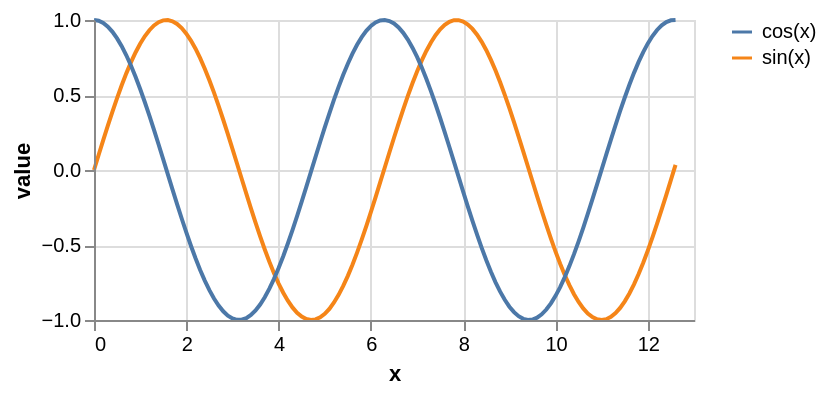

The Vega-Lite source for this figure:
### Vega specification from a JSON file in a GitHub repository (floating-point values rounded to 4 significant figures)
{"$schema": "https://vega.github.io/schema/vega/v5.json", "description": "Plots two functions using a generated sequence.", "autosize": "pad", "padding": 5, "width": 300, "height": 150, "style": "cell", "data": [{"name": "source_0", "transform": [{"type": "sequence", "start": 0, "stop": 12.7, "step": 0.1, "as": "x"}, {"type": "formula", "expr": "sin(datum.x)", "as": "sin(x)"}, {"type": "formula", "expr": "cos(datum.x)", "as": "cos(x)"}, {"type": "fold", "fields": ["sin(x)", "cos(x)"], "as": ["key", "value"]}]}], "marks": [{"name": "pathgroup", "type": "group", "from": {"facet": {"name": "faceted_path_main", "data": "source_0", "groupby": ["key"]}}, "encode": {"update": {"width": {"field": {"group": "width"}}, "height": {"field": {"group": "height"}}}}, "marks": [{"name": "marks", "type": "line", "style": ["line"], "sort": {"field": "datum[\"x\"]"}, "from": {"data": "faceted_path_main"}, "encode": {"update": {"stroke": {"scale": "color", "field": "key"}, "tooltip": {"signal": "{\"x\": format(datum[\"x\"], \"\"), \"value\": format(datum[\"value\"], \"\"), \"key\": ''+datum[\"key\"]}"}, "x": {"scale": "x", "field": "x"}, "y": {"scale": "y", "field": "value"}, "defined": {"signal": "datum[\"x\"] !== null && !isNaN(datum[\"x\"]) && datum[\"value\"] !== null && !isNaN(datum[\"value\"])"}}}}]}], "scales": [{"name": "x", "type": "linear", "domain": {"data": "source_0", "field": "x"}, "range": [0, {"signal": "width"}], "nice": true, "zero": false}, {"name": "y", "type": "linear", "domain": {"data": "source_0", "field": "value"}, "range": [{"signal": "height"}, 0], "nice": true, "zero": true}, {"name": "color", "type": "ordinal", "domain": {"data": "source_0", "field": "key", "sort": true}, "range": "category"}], "axes": [{"scale": "x", "orient": "bottom", "grid": false, "title": "x", "labelFlush": true, "labelOverlap": true, "tickCount": {"signal": "ceil(width/40)"}, "zindex": 1}, {"scale": "x", "orient": "bottom", "gridScale": "y", "grid": true, "tickCount": {"signal": "ceil(width/40)"}, "domain": false, "labels": false, "maxExtent": 0, "minExtent": 0, "ticks": false, "zindex": 0}, {"scale": "y", "orient": "left", "grid": false, "title": "value", "labelOverlap": true, "tickCount": {"signal": "ceil(height/40)"}, "zindex": 1}, {"scale": "y", "orient": "left", "gridScale": "x", "grid": true, "tickCount": {"signal": "ceil(height/40)"}, "domain": false, "labels": false, "maxExtent": 0, "minExtent": 0, "ticks": false, "zindex": 0}], "legends": [{"stroke": "color", "gradientLength": {"signal": "clamp(height, 64, 200)"}, "symbolType": "stroke"}]}
